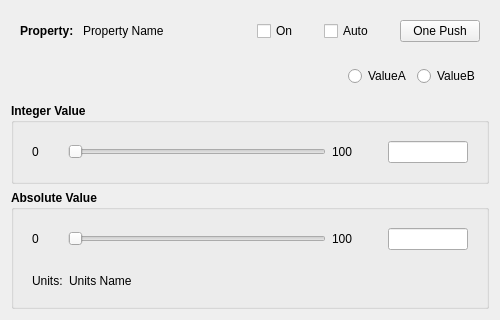
<?xml version="1.0" encoding="UTF-8"?>
<ui version="4.0">
 <class>PropertyDialog</class>
 <widget class="QDialog" name="PropertyDialog">
  <property name="geometry">
   <rect>
    <x>0</x>
    <y>0</y>
    <width>500</width>
    <height>312</height>
   </rect>
  </property>
  <property name="sizePolicy">
   <sizepolicy hsizetype="Fixed" vsizetype="Preferred">
    <horstretch>0</horstretch>
    <verstretch>0</verstretch>
   </sizepolicy>
  </property>
  <property name="minimumSize">
   <size>
    <width>500</width>
    <height>0</height>
   </size>
  </property>
  <property name="maximumSize">
   <size>
    <width>500</width>
    <height>312</height>
   </size>
  </property>
  <property name="windowTitle">
   <string>Property Editor</string>
  </property>
  <layout class="QVBoxLayout" name="verticalLayout_3">
   <item>
    <widget class="QWidget" name="propertyWidgetPtr" native="true">
     <property name="sizePolicy">
      <sizepolicy hsizetype="Preferred" vsizetype="Fixed">
       <horstretch>0</horstretch>
       <verstretch>0</verstretch>
      </sizepolicy>
     </property>
     <layout class="QHBoxLayout" name="horizontalLayout">
      <item>
       <widget class="QLabel" name="propertyLabelPtr">
        <property name="font">
         <font>
          <weight>75</weight>
          <bold>true</bold>
         </font>
        </property>
        <property name="text">
         <string>Property: </string>
        </property>
       </widget>
      </item>
      <item>
       <widget class="QLabel" name="propertyNameLabelPtr">
        <property name="sizePolicy">
         <sizepolicy hsizetype="Fixed" vsizetype="Fixed">
          <horstretch>0</horstretch>
          <verstretch>0</verstretch>
         </sizepolicy>
        </property>
        <property name="minimumSize">
         <size>
          <width>150</width>
          <height>0</height>
         </size>
        </property>
        <property name="maximumSize">
         <size>
          <width>150</width>
          <height>16777215</height>
         </size>
        </property>
        <property name="font">
         <font>
          <weight>50</weight>
          <bold>false</bold>
         </font>
        </property>
        <property name="text">
         <string>Property Name</string>
        </property>
       </widget>
      </item>
      <item>
       <spacer name="horizontalSpacer_4">
        <property name="orientation">
         <enum>Qt::Horizontal</enum>
        </property>
        <property name="sizeHint" stdset="0">
         <size>
          <width>40</width>
          <height>20</height>
         </size>
        </property>
       </spacer>
      </item>
      <item>
       <widget class="QCheckBox" name="onCheckBoxPtr">
        <property name="text">
         <string>On</string>
        </property>
       </widget>
      </item>
      <item>
       <spacer name="horizontalSpacer_2">
        <property name="orientation">
         <enum>Qt::Horizontal</enum>
        </property>
        <property name="sizeType">
         <enum>QSizePolicy::Fixed</enum>
        </property>
        <property name="sizeHint" stdset="0">
         <size>
          <width>20</width>
          <height>20</height>
         </size>
        </property>
       </spacer>
      </item>
      <item>
       <widget class="QCheckBox" name="autoCheckBoxPtr">
        <property name="text">
         <string>Auto</string>
        </property>
       </widget>
      </item>
      <item>
       <spacer name="horizontalSpacer_3">
        <property name="orientation">
         <enum>Qt::Horizontal</enum>
        </property>
        <property name="sizeType">
         <enum>QSizePolicy::Fixed</enum>
        </property>
        <property name="sizeHint" stdset="0">
         <size>
          <width>20</width>
          <height>20</height>
         </size>
        </property>
       </spacer>
      </item>
      <item>
       <widget class="QPushButton" name="onePushPushButtonPtr">
        <property name="text">
         <string>One Push</string>
        </property>
        <property name="autoDefault">
         <bool>false</bool>
        </property>
       </widget>
      </item>
     </layout>
    </widget>
   </item>
   <item>
    <widget class="QWidget" name="valueABSelectionWidgetPtr" native="true">
     <layout class="QHBoxLayout" name="horizontalLayout_5">
      <item>
       <spacer name="horizontalSpacer_6">
        <property name="orientation">
         <enum>Qt::Horizontal</enum>
        </property>
        <property name="sizeHint" stdset="0">
         <size>
          <width>318</width>
          <height>20</height>
         </size>
        </property>
       </spacer>
      </item>
      <item>
       <widget class="QRadioButton" name="valueARadioButtonPtr">
        <property name="font">
         <font>
          <weight>50</weight>
          <bold>false</bold>
         </font>
        </property>
        <property name="text">
         <string>ValueA</string>
        </property>
       </widget>
      </item>
      <item>
       <widget class="QRadioButton" name="valueBRadioButtonPtr">
        <property name="font">
         <font>
          <weight>50</weight>
          <bold>false</bold>
         </font>
        </property>
        <property name="text">
         <string>ValueB</string>
        </property>
       </widget>
      </item>
     </layout>
    </widget>
   </item>
   <item>
    <spacer name="verticalSpacer">
     <property name="orientation">
      <enum>Qt::Vertical</enum>
     </property>
     <property name="sizeType">
      <enum>QSizePolicy::Fixed</enum>
     </property>
     <property name="sizeHint" stdset="0">
      <size>
       <width>20</width>
       <height>2</height>
      </size>
     </property>
    </spacer>
   </item>
   <item>
    <widget class="QGroupBox" name="intValueGroupBoxPtr">
     <property name="sizePolicy">
      <sizepolicy hsizetype="Preferred" vsizetype="Fixed">
       <horstretch>0</horstretch>
       <verstretch>0</verstretch>
      </sizepolicy>
     </property>
     <property name="font">
      <font>
       <weight>75</weight>
       <bold>true</bold>
      </font>
     </property>
     <property name="title">
      <string>Integer Value</string>
     </property>
     <property name="flat">
      <bool>false</bool>
     </property>
     <layout class="QVBoxLayout" name="verticalLayout_2">
      <item>
       <widget class="QWidget" name="intValueWidgetPtr" native="true">
        <property name="sizePolicy">
         <sizepolicy hsizetype="Preferred" vsizetype="Fixed">
          <horstretch>0</horstretch>
          <verstretch>0</verstretch>
         </sizepolicy>
        </property>
        <layout class="QHBoxLayout" name="horizontalLayout_2">
         <item>
          <widget class="QLabel" name="minIntValueLabelPtr">
           <property name="sizePolicy">
            <sizepolicy hsizetype="Fixed" vsizetype="Preferred">
             <horstretch>0</horstretch>
             <verstretch>0</verstretch>
            </sizepolicy>
           </property>
           <property name="minimumSize">
            <size>
             <width>30</width>
             <height>0</height>
            </size>
           </property>
           <property name="maximumSize">
            <size>
             <width>30</width>
             <height>16777215</height>
            </size>
           </property>
           <property name="font">
            <font>
             <weight>50</weight>
             <bold>false</bold>
            </font>
           </property>
           <property name="text">
            <string>0</string>
           </property>
          </widget>
         </item>
         <item>
          <widget class="QSlider" name="intValueSliderPtr">
           <property name="orientation">
            <enum>Qt::Horizontal</enum>
           </property>
           <property name="invertedAppearance">
            <bool>false</bool>
           </property>
           <property name="invertedControls">
            <bool>false</bool>
           </property>
           <property name="tickPosition">
            <enum>QSlider::NoTicks</enum>
           </property>
          </widget>
         </item>
         <item>
          <widget class="QLabel" name="maxIntValueLabelPtr">
           <property name="sizePolicy">
            <sizepolicy hsizetype="Fixed" vsizetype="Preferred">
             <horstretch>0</horstretch>
             <verstretch>0</verstretch>
            </sizepolicy>
           </property>
           <property name="minimumSize">
            <size>
             <width>40</width>
             <height>0</height>
            </size>
           </property>
           <property name="maximumSize">
            <size>
             <width>40</width>
             <height>16777215</height>
            </size>
           </property>
           <property name="font">
            <font>
             <weight>50</weight>
             <bold>false</bold>
            </font>
           </property>
           <property name="text">
            <string>100</string>
           </property>
          </widget>
         </item>
         <item>
          <spacer name="horizontalSpacer">
           <property name="orientation">
            <enum>Qt::Horizontal</enum>
           </property>
           <property name="sizeType">
            <enum>QSizePolicy::Fixed</enum>
           </property>
           <property name="sizeHint" stdset="0">
            <size>
             <width>10</width>
             <height>20</height>
            </size>
           </property>
          </spacer>
         </item>
         <item>
          <widget class="QLineEdit" name="intValueLineEditPtr">
           <property name="sizePolicy">
            <sizepolicy hsizetype="Fixed" vsizetype="Fixed">
             <horstretch>0</horstretch>
             <verstretch>0</verstretch>
            </sizepolicy>
           </property>
           <property name="maximumSize">
            <size>
             <width>80</width>
             <height>16777215</height>
            </size>
           </property>
          </widget>
         </item>
        </layout>
       </widget>
      </item>
     </layout>
    </widget>
   </item>
   <item>
    <widget class="QGroupBox" name="absValueGroupBoxPtr">
     <property name="sizePolicy">
      <sizepolicy hsizetype="Preferred" vsizetype="Fixed">
       <horstretch>0</horstretch>
       <verstretch>0</verstretch>
      </sizepolicy>
     </property>
     <property name="font">
      <font>
       <weight>75</weight>
       <bold>true</bold>
      </font>
     </property>
     <property name="title">
      <string>Absolute Value</string>
     </property>
     <property name="flat">
      <bool>false</bool>
     </property>
     <layout class="QVBoxLayout" name="verticalLayout">
      <item>
       <widget class="QWidget" name="absValueWidgetPtr" native="true">
        <property name="sizePolicy">
         <sizepolicy hsizetype="Preferred" vsizetype="Fixed">
          <horstretch>0</horstretch>
          <verstretch>0</verstretch>
         </sizepolicy>
        </property>
        <layout class="QHBoxLayout" name="horizontalLayout_3">
         <item>
          <widget class="QLabel" name="minAbsValueLabelPtr">
           <property name="sizePolicy">
            <sizepolicy hsizetype="Fixed" vsizetype="Preferred">
             <horstretch>0</horstretch>
             <verstretch>0</verstretch>
            </sizepolicy>
           </property>
           <property name="minimumSize">
            <size>
             <width>30</width>
             <height>0</height>
            </size>
           </property>
           <property name="maximumSize">
            <size>
             <width>30</width>
             <height>16777215</height>
            </size>
           </property>
           <property name="font">
            <font>
             <weight>50</weight>
             <bold>false</bold>
            </font>
           </property>
           <property name="text">
            <string>0</string>
           </property>
          </widget>
         </item>
         <item>
          <widget class="QSlider" name="absValueSliderPtr">
           <property name="orientation">
            <enum>Qt::Horizontal</enum>
           </property>
           <property name="invertedAppearance">
            <bool>false</bool>
           </property>
           <property name="invertedControls">
            <bool>false</bool>
           </property>
           <property name="tickPosition">
            <enum>QSlider::NoTicks</enum>
           </property>
          </widget>
         </item>
         <item>
          <widget class="QLabel" name="maxAbsValueLabelPtr">
           <property name="minimumSize">
            <size>
             <width>40</width>
             <height>0</height>
            </size>
           </property>
           <property name="maximumSize">
            <size>
             <width>40</width>
             <height>16777215</height>
            </size>
           </property>
           <property name="font">
            <font>
             <weight>50</weight>
             <bold>false</bold>
            </font>
           </property>
           <property name="text">
            <string>100</string>
           </property>
          </widget>
         </item>
         <item>
          <spacer name="horizontalSpacer_5">
           <property name="orientation">
            <enum>Qt::Horizontal</enum>
           </property>
           <property name="sizeType">
            <enum>QSizePolicy::Fixed</enum>
           </property>
           <property name="sizeHint" stdset="0">
            <size>
             <width>10</width>
             <height>20</height>
            </size>
           </property>
          </spacer>
         </item>
         <item>
          <widget class="QLineEdit" name="absValueLineEditPtr">
           <property name="sizePolicy">
            <sizepolicy hsizetype="Fixed" vsizetype="Fixed">
             <horstretch>0</horstretch>
             <verstretch>0</verstretch>
            </sizepolicy>
           </property>
           <property name="maximumSize">
            <size>
             <width>80</width>
             <height>16777215</height>
            </size>
           </property>
          </widget>
         </item>
        </layout>
       </widget>
      </item>
      <item>
       <widget class="QWidget" name="widget" native="true">
        <layout class="QHBoxLayout" name="horizontalLayout_4">
         <item>
          <widget class="QLabel" name="unitsLabelPtr">
           <property name="sizePolicy">
            <sizepolicy hsizetype="Fixed" vsizetype="Preferred">
             <horstretch>0</horstretch>
             <verstretch>0</verstretch>
            </sizepolicy>
           </property>
           <property name="font">
            <font>
             <weight>50</weight>
             <bold>false</bold>
            </font>
           </property>
           <property name="text">
            <string>Units:</string>
           </property>
          </widget>
         </item>
         <item>
          <widget class="QLabel" name="unitsNameLabelPtr">
           <property name="font">
            <font>
             <weight>50</weight>
             <bold>false</bold>
            </font>
           </property>
           <property name="text">
            <string>Units Name</string>
           </property>
          </widget>
         </item>
        </layout>
       </widget>
      </item>
     </layout>
    </widget>
   </item>
   <item>
    <spacer name="verticalSpacer_2">
     <property name="orientation">
      <enum>Qt::Vertical</enum>
     </property>
     <property name="sizeHint" stdset="0">
      <size>
       <width>20</width>
       <height>0</height>
      </size>
     </property>
    </spacer>
   </item>
  </layout>
 </widget>
 <resources/>
 <connections/>
</ui>
